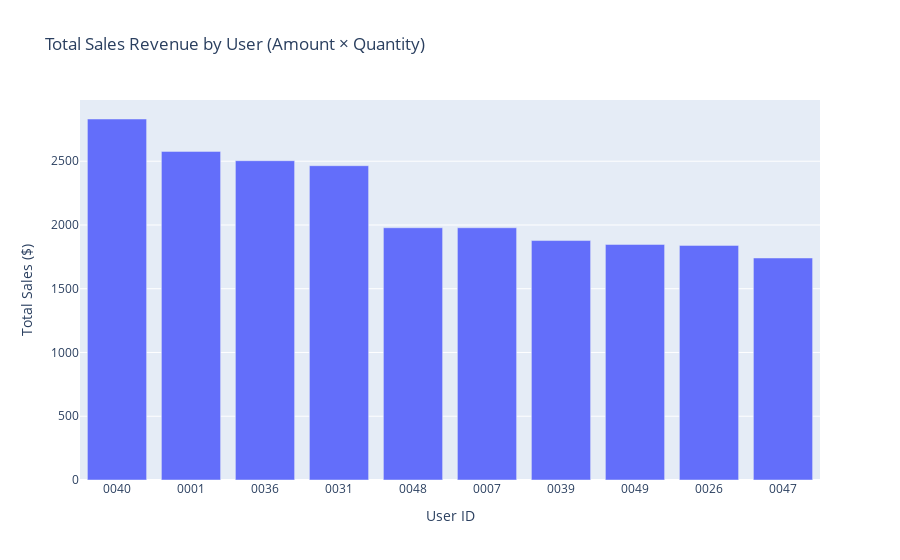

The cell this chart's notebook holds for it:
### Markdown cell above
# The Dataset has some missing values but i think its not that bad

### Code cell
# Question 1: Who is the most user has profit to the company in sales?
    
df['total_sales_value'] = df['amount'] * df['quantity']

q1_table = df.groupby('user_id')['total_sales_value'].sum().reset_index()
q1_table = q1_table.sort_values('total_sales_value', ascending=False)

print("Top 5 Users by Sales (Amount * Quantity):")
display(q1_table.head())

fig1 = px.bar(
    q1_table.head(10), 
    x='user_id', 
    y='total_sales_value',
    title='Total Sales Revenue by User (Amount × Quantity)',
    labels={'total_sales_value': 'Total Sales ($)', 'user_id': 'User ID'}
)
fig1.show()
save_fig(fig1, FIGS / "Q1_user_Sales.png")

### Figure 1 — Plotly figure (JSON) as saved in the notebook; plotly's stock layout.template omitted (floating-point values rounded to 4 significant figures)
{"data": [{"hovertemplate": "User ID=%{x}<br>Total Sales ($)=%{y}<extra></extra>", "legendgroup": "", "marker": {"color": "#636efa", "pattern": {"shape": ""}}, "name": "", "orientation": "v", "showlegend": false, "textposition": "auto", "type": "bar", "x": ["0040", "0001", "0036", "0031", "0048", "0007", "0039", "0049", "0026", "0047"], "xaxis": "x", "y": [2831.0, 2577.0, 2504.0, 2465.0, 1978.0, 1978.0, 1878.0, 1847.0, 1840.0, 1741.0], "yaxis": "y"}], "layout": {"barmode": "relative", "legend": {"tracegroupgap": 0}, "title": {"text": "Total Sales Revenue by User (Amount × Quantity)"}, "xaxis": {"anchor": "y", "domain": [0, 1], "title": {"text": "User ID"}}, "yaxis": {"anchor": "x", "domain": [0, 1], "title": {"text": "Total Sales ($)"}}}}
